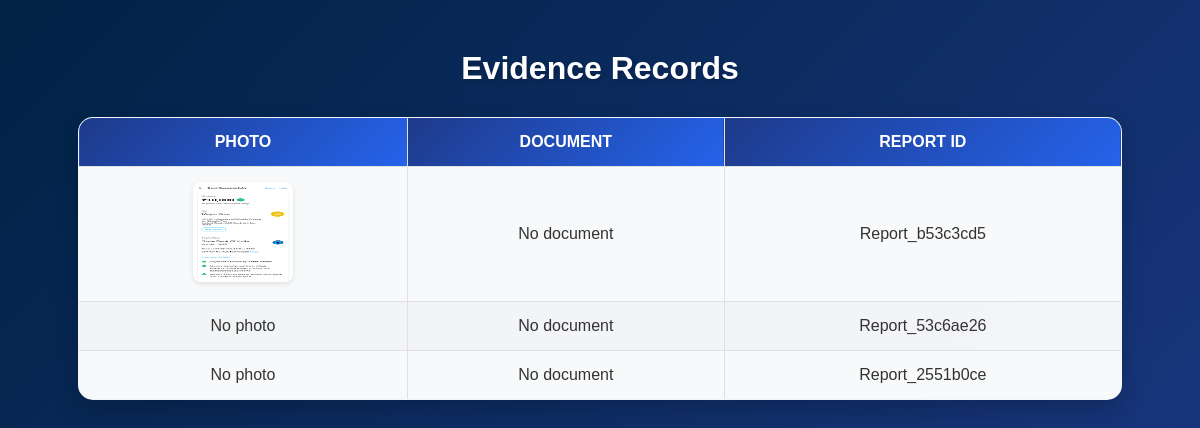
Screenshot of /Crimelink/showevidence.php with the database file from the repository.
### tables this page shows
CREATE TABLE IF NOT EXISTS `evidence` (
  `photo` varchar(225) DEFAULT NULL,
  `document` varchar(225) DEFAULT NULL,
  `reportid` varchar(225) DEFAULT NULL
);

### Crimelink/showevidence.php (the view, shortened to what this page needs)
<?php
$servername = "localhost";
$username = "root";
$password = "";
$database = "crimelink";
$conn = mysqli_connect($servername, $username, $password, $database);
$query = "SELECT * FROM evidence";
$result = mysqli_query($conn, $query);
?>
<!DOCTYPE html>
<html lang="en">
<head>
    <link rel="stylesheet" href="style.css">
</head>
<body>
    <h2>Evidence Records</h2>
    <table border="1">
        <tr>
            <th>Photo</th>
            <th>Document</th>
            <th>Report ID</th>
        </tr>
        <?php
        while ($row = mysqli_fetch_assoc($result)) {
            echo "<tr>";
            if (!empty($row['photo']) && file_exists('uploads/' . $row['photo'])) {
                echo "<td><img src='uploads/{$row['photo']}' width='100' height='100'></td>";
            } else {
                echo "<td>No photo</td>";
            }
            if (!empty($row['document']) && file_exists('uploads/' . $row['document'])) {
                echo "<td><a href='uploads/{$row['document']}' target='_blank'>View Document</a></td>";
            } else {
                echo "<td>No document</td>";
            }
            echo "<td>{$row['reportid']}</td>";
            echo "</tr>";
        }
        ?>
    </table>
</body>
</html>

### Crimelink/style.css (style rules this page uses)
body { font-family: Arial, sans-serif; background: linear-gradient(135deg, #002244, #1E3A8A); margin: 0; padding: 20px; min-height: 100vh; color: #333; }
h2 { text-align: center; color: white; margin: 30px 0; font-size: 32px; text-shadow: 2px 2px 4px rgba(0, 0, 0, 0.2); }
table { width: 90%; max-width: 1200px; margin: 20px auto; border-collapse: collapse; background: rgba(255, 255, 255, 0.95); border-radius: 15px; overflow: hidden; box-shadow: 0 10px 25px rgba(0, 0, 0, 0.2); }
th, td { padding: 15px; text-align: center; border: 1px solid #e0e0e0; }
th { background: linear-gradient(135deg, #1E3A8A, #2563EB); color: white; font-weight: bold; text-transform: uppercase; }
tr:nth-child(even) { background-color: #f8f9fa; }
img, video { border-radius: 8px; box-shadow: 0 2px 5px rgba(0, 0, 0, 0.1); transition: transform 0.3s ease; }

### rows the page displays
evidence: photo (picture), document "No document", reportid "Report_b53c3cd5"
evidence: photo "No photo", document "No document", reportid "Report_53c6ae26"
evidence: photo "No photo", document "No document", reportid "Report_2551b0ce"
